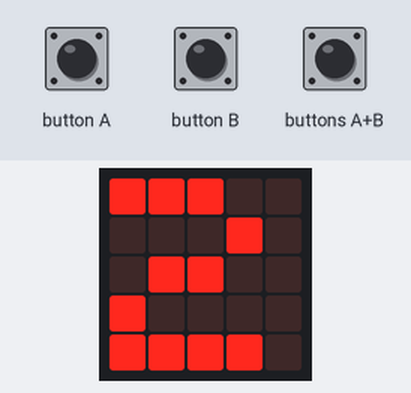
This program was run on a simulated BBC micro:bit (MakeCode). On the bench: the board's 5×5 LED display. The test bench sets the inputs (shaded band). Random numbers come from a fixed seed.

Above: at 1.3 s.
At 6.9 s:
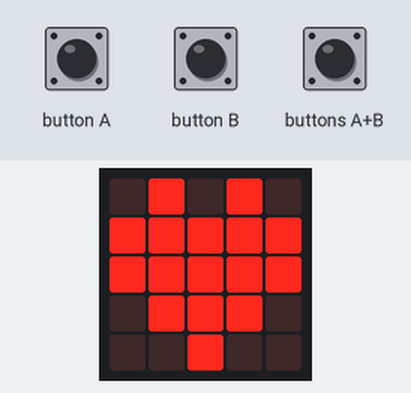
7.0 s: button A pressed for 0.15 s
At 7.7 s:
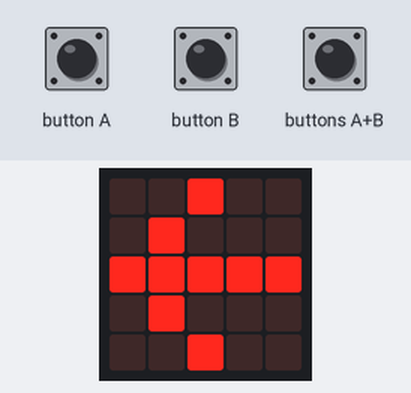
At 12.0 s:
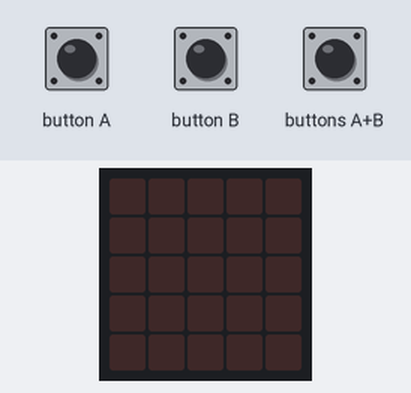
Timing chart, 0 to 13.5 s (numbered marks = the images above; inputs shaded):
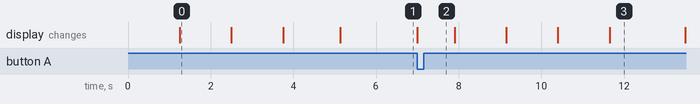

The program:

main.ts
```typescript
function Countdown () {
    basic.showString("3")
    basic.pause(500)
    basic.showString("2")
    basic.pause(500)
    basic.showString("1")
    basic.pause(500)
    basic.showString(" ")
    basic.pause(randint(500, 1500))
    basic.showIcon(IconNames.Heart)
}
Countdown()
basic.forever(function () {
    if (input.buttonIsPressed(Button.AB)) {
        basic.showLeds(`
            . . . . .
            # # # # #
            . . . . .
            # # # # #
            . . . . .
            `)
        basic.pause(500)
        Countdown()
    } else if (input.buttonIsPressed(Button.A)) {
        basic.showLeds(`
            . . # . .
            . # . . .
            # # # # #
            . # . . .
            . . # . .
            `)
        basic.pause(500)
        Countdown()
    } else if (input.buttonIsPressed(Button.B)) {
        basic.showLeds(`
            . . # . .
            . . . # .
            # # # # #
            . . . # .
            . . # . .
            `)
        Countdown()
        basic.pause(500)
    }
})
```

test.ts
```typescript
// 在這裡測試；當此封包作為擴充功能時，將不會編譯此內容。
```

Measured:
- after the input at 7.0 s, the display: changes at once (image 2)
- what the display in image 0 shows lasts 1.2 s, from 1.3 s to 2.5 s
